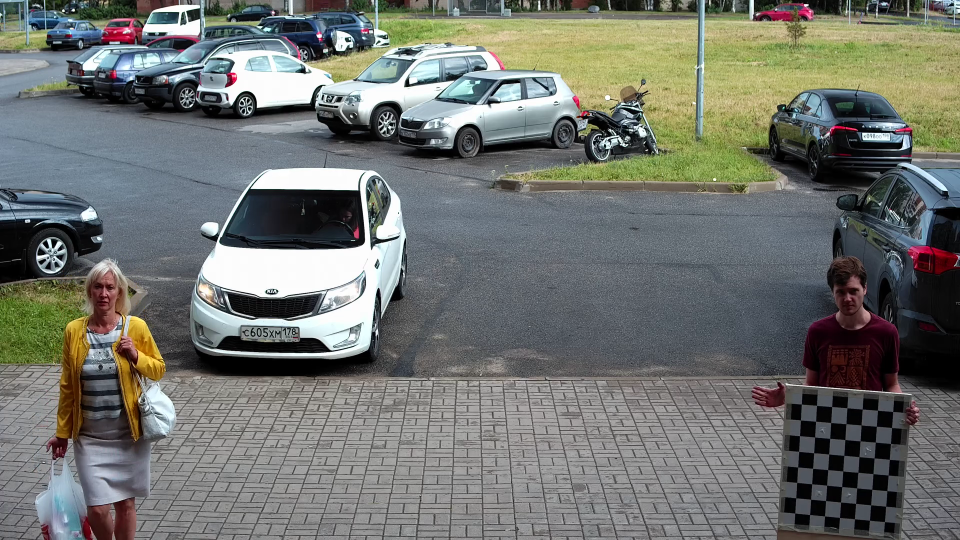
#> input picture data/input_data/0.png, 1920 x 1080 px (shown at 1/2 size)
$ python rectification.py   (older library calls are emulated)
#> lines starting #> are read from the running program, lines starting #| are printed output that depends on the picture
import cv2
import numpy as np

img1 = cv2.imread('data/input_data/0.png')
#> img1 is the input picture: shape (1080, 1920, 3); mean B, G, R 110.8, 115.7, 112.8
img2 = cv2.imread('data/input_data/1.png')
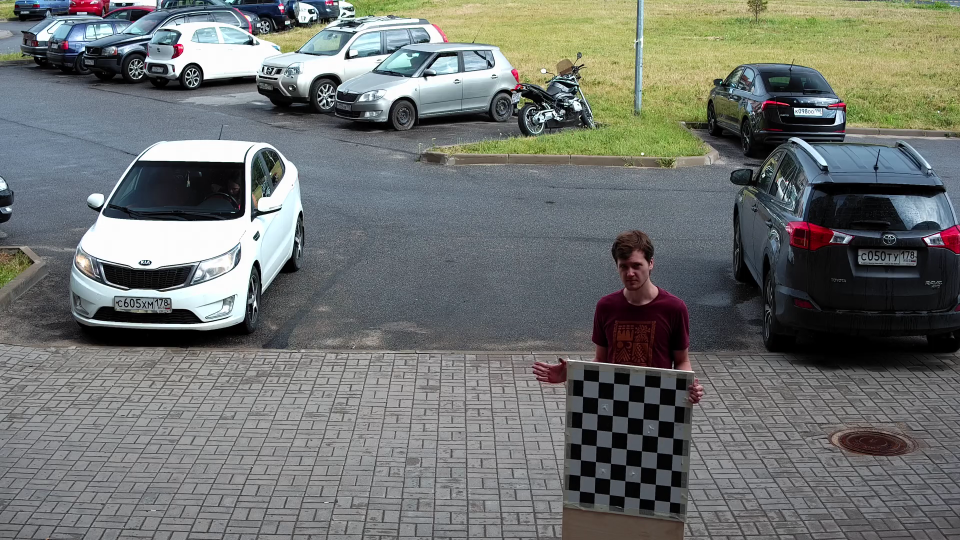
#> input picture data/input_data/1.png, 1920 x 1080 px (shown at 1/2 size)
#> img2 is the input picture: shape (1080, 1920, 3); mean B, G, R 111.2, 114.4, 111.2

ML = np.array([ [2.7986162739260899e+03, 0., 9.5950000000000000e+02],
                 [0., 2.9851906921878294e+03, 5.3950000000000000e+02],
                 [0., 0., 1. ]])

MR = np.array([[2.8030785191464979e+03, 0., 9.5950000000000000e+02],
               [0., 2.9899504204229311e+03, 5.3950000000000000e+02],
               [0., 0., 1. ]])

DL = np.array([ -3.0195605175804907e-01, 0., 0., 0., 0. ])
DR = np.array([ -2.8760404110746712e-01, 0., 0., 0., 0. ])

img_size = (1920, 1080)
R = np.array([[ 9.9993148262771858e-01, -6.8381673743507926e-03, -9.5010271493625609e-03],
              [6.6700706261733685e-03, 9.9982263176414121e-01, -1.7612926221053014e-02],
       [9.6197821063898990e-03, 1.7548346907522713e-02, 9.9979973760400576e-01 ]])

T = np.array([ -1.0057109534289157e+00, -1.0091959156006969e-02,
       -1.8672493781540369e-02 ])


R1, R2, P1, P2, Q, roi1, roi2 = cv2.stereoRectify(
                        ML,
                        DL,
                        MR,
                        DR,
                        img_size, R, T)


mapx1, mapy1 = cv2.initUndistortRectifyMap(ML, DL, R1, MR,
                                                   img_size,
                                                   cv2.CV_32F)
mapx2, mapy2 = cv2.initUndistortRectifyMap(ML, DL, R2, MR,
                                                   img_size,
                                                   cv2.CV_32F)
img_rect1 = cv2.remap(img1, mapx1, mapy1, cv2.INTER_LINEAR)
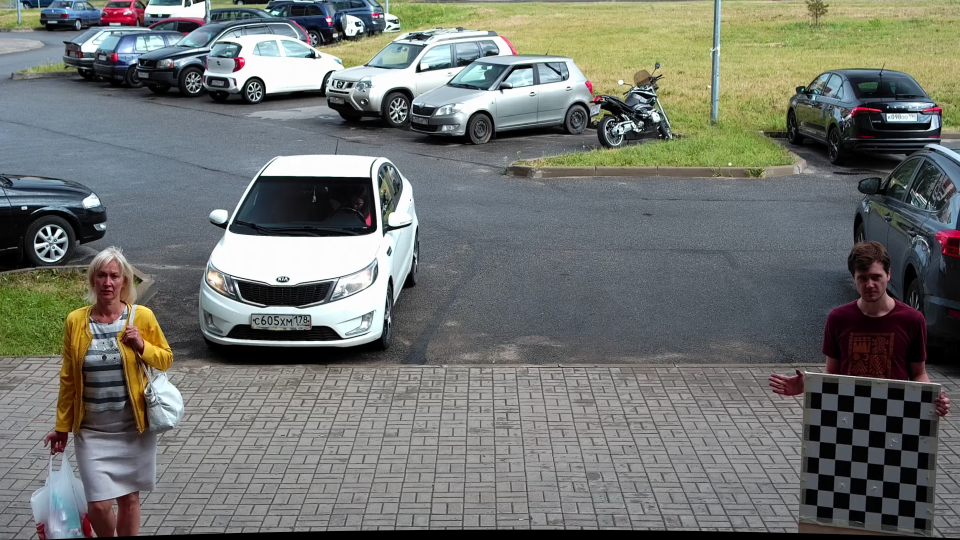
#> img_rect1: shape (1080, 1920, 3) (shown at 1/2 size); mean B, G, R 111.1, 115.7, 112.8
img_rect2 = cv2.remap(img2, mapx2, mapy2, cv2.INTER_LINEAR)
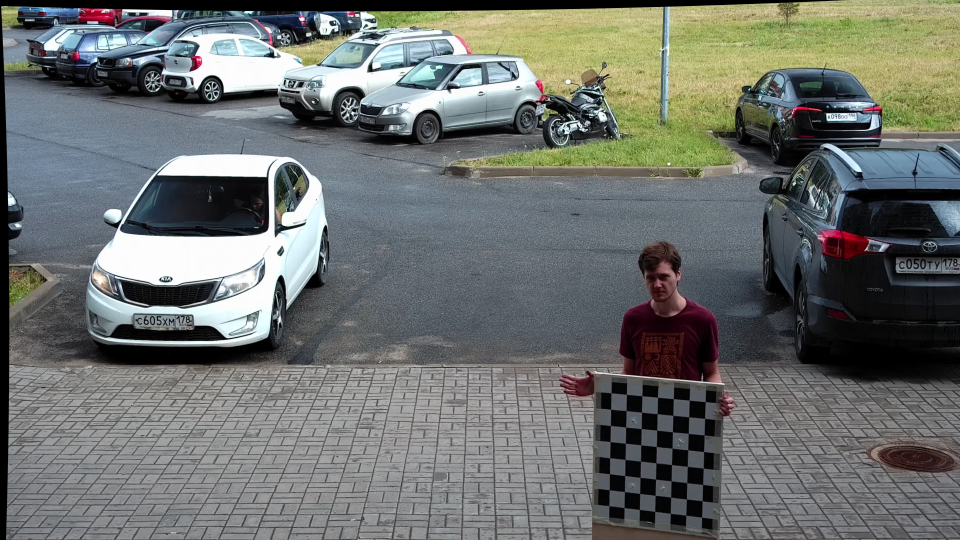
#> img_rect2: shape (1080, 1920, 3) (shown at 1/2 size); mean B, G, R 109.8, 112.8, 109.3


total_size = (max(img_rect1.shape[0], img_rect2.shape[0]),
                      img_rect1.shape[1] + img_rect2.shape[1], 3)
#> total_size = (1080, 3840, 3)
img = np.zeros(total_size, dtype=np.uint8)
img[:img_rect1.shape[0], :img_rect1.shape[1]] = img_rect1
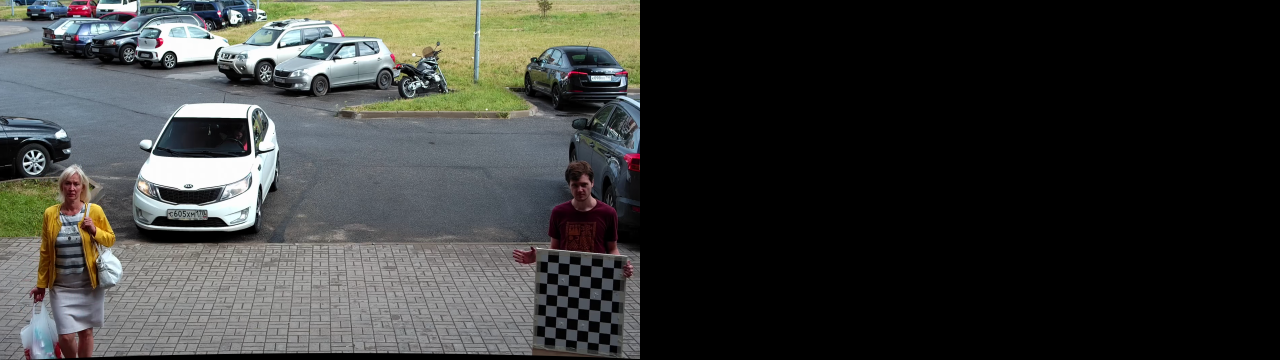
#> img: shape (1080, 3840, 3) (shown at 1/3 size); mean B, G, R 55.5, 57.8, 56.4
img[:img_rect2.shape[0], img_rect1.shape[1]:] = img_rect2
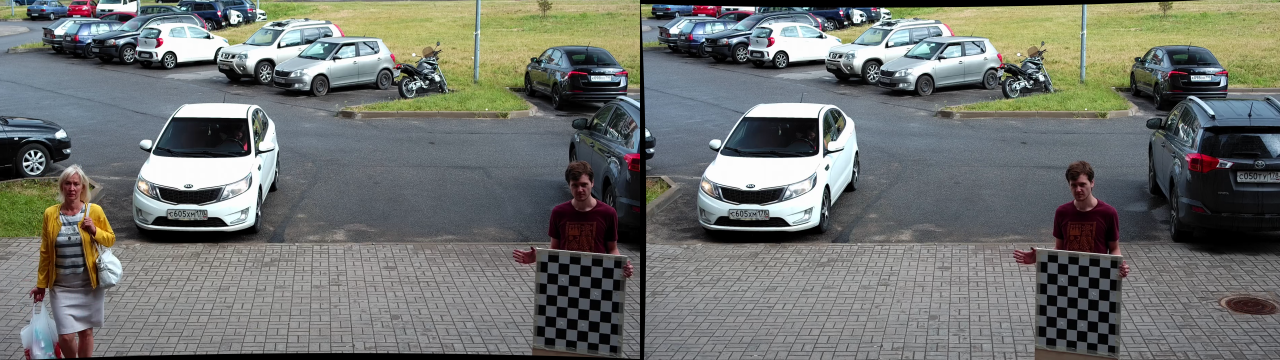
#> img: shape (1080, 3840, 3) (shown at 1/3 size); mean B, G, R 110.4, 114.2, 111.1

# draw horizontal lines every 25 px accross the side by side image
for i in range(20, img.shape[0], 25):
    cv2.line(img, (0, i), (img.shape[1], i), (255, 0, 0))
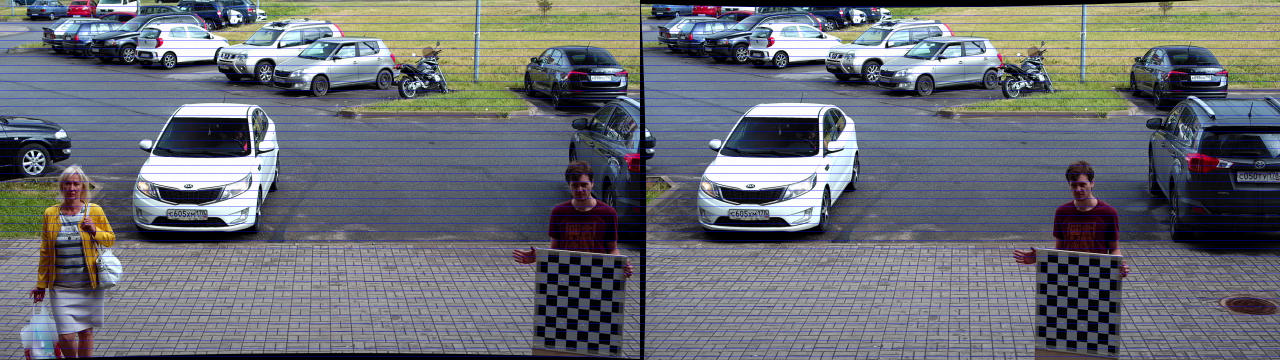
#> img: shape (1080, 3840, 3) (shown at 1/3 size); mean B, G, R 116.2, 109.7, 106.6

cv2.imshow('imgRectified', img)
cv2.imwrite('data/output_data/imgRectified1.png', img_rect1)
cv2.imwrite('data/output_data/imgRectified2.png', img_rect2)
cv2.waitKey()
